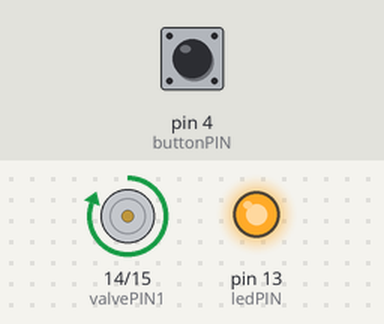
A sketch run on a simulated Arduino Uno, built with avr-gcc and run on an emulated ATmega328P. Parts: motor-driver pin pairs drawn as motors (green arrow = first pin HIGH = forward, orange = second pin HIGH = backward, longer = more drive, scaled by the enable pin), output pins drawn as LEDs (lit = HIGH). The test bench sets the inputs (shaded band); at power-on: pin 4 (buttonPIN) HIGH. The local clock reads 2024-03-15 10:24:30 at power-on unless the sketch sets it.

Above: at 6.2 s.
6.3 s: pin 4 (buttonPIN) pulled LOW for 1 s
At 7.8 s:
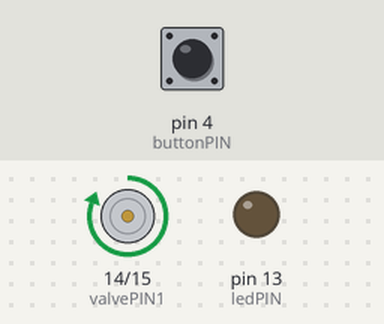
9.5 s: pin 4 (buttonPIN) pulled LOW for 3.2 s
At 14.4 s:
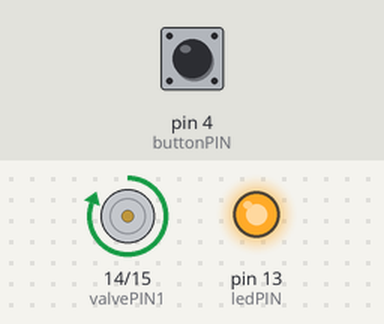
Timing chart, 0 to 15.9 s (numbered marks = the images above; inputs shaded):
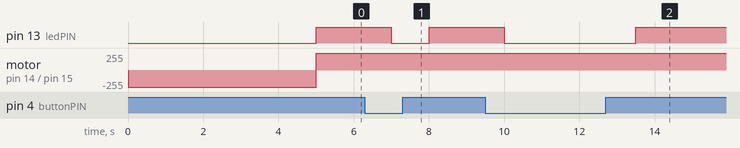

Measured:
- after the input at 6.3 s, pin 13 (ledPIN): HIGH → LOW after 0.70 s, → HIGH 1.0 s later
- after the input at 9.5 s, pin 13 (ledPIN): HIGH → LOW after 0.50 s, → HIGH 3.5 s later

The sketch:

main.ino
```cpp
#include <TimeLib.h>
#include <Wire.h>
#include <DS1307RTC.h>  // a basic DS1307 library that returns time as a time_t
#include <TimeAlarms.h>
#include <Bounce2.h> // prevent button debouncing problem

//#define DEBUG // uncomment for debugging

#ifdef DEBUG
  #define DEBUG_PRINT(x) Serial.print (x)
  #define DEBUG_PRINTLN(x) Serial.println (x)
#else
  #define DEBUG_PRINT(x)
  #define DEBUG_PRINTLN(x)
#endif

#define buttonPIN 4
#define ledPIN 13
#define enablePIN 10

// these are the pins from the h-bridge that we'll use to inverse the polarity
#define valvePIN1 14
#define valvePIN2 15

Bounce pushButton = Bounce();
bool isValveOpen = false;
bool isFirstRun = true;

void setup () {
  Serial.begin(9600);
  setSyncProvider(RTC.get);   // the function to get the time from the RTC
  if (timeStatus() != timeSet) {
     DEBUG_PRINTLN("Unable to sync with the RTC");
  } else {
     DEBUG_PRINTLN("RTC has set the system time");
  }

  pinMode(buttonPIN, INPUT_PULLUP);
  pinMode(ledPIN,OUTPUT);
  pinMode(enablePIN, OUTPUT);
  pinMode(valvePIN1, OUTPUT);
  pinMode(valvePIN2, OUTPUT);
  closeValve();

  // after setting up the button, setup the object
  pushButton.attach(buttonPIN);
  pushButton.interval(5);

  // we'll run the first cycle to setup the alarm
  schedule();
}

void loop () {
  if (Serial.available()) {
    time_t t = processSyncMessage();
    if (t != 0) {
      RTC.set(t);   // set the RTC and the system time to the received value
      setTime(t);
    }
  }

  pushButton.update();
  int value = pushButton.read();

  if (value == HIGH) {
    digitalWrite(ledPIN, HIGH);
    openValve(30);
  } else {
    digitalWrite(ledPIN, LOW);
  }

  Alarm.delay(500);
}

void schedule () {
  switch (month()) {
    // winter - water every week for 10 minutes
    case 12:
    case 1:
    case 2:
      openValve(10);
      Alarm.alarmOnce(dowSunday, 7, 30, 0, schedule);
      break;

    // spring - water everyday for 40 minutes
    case 3:
    case 4:
    case 5:
    case 9:
      openValve(40);
      Alarm.alarmOnce(7, 30, 0, schedule);
      break;

    // summer - water twice a day for 40 minutes
    case 6:
    case 7:
    case 8:
      openValve(40);
      if (hour() < 12) {
        Alarm.alarmOnce(21, 30, 0, schedule);
      } else {
        Alarm.alarmOnce(7, 30, 0, schedule);
      }
      break;

    // autumn - water every week for 40 minutes
    //case 9: // september is still hot and sunny in italy, moved to spring schedule
    case 10:
    case 11:
    default:
      openValve(40);
      Alarm.alarmOnce(dowSunday, 7, 30, 0, schedule);
      break;
  }
}

void openValve (int minutes) {
  if (isValveOpen) {
    return;
  } else if (isFirstRun) {
    isFirstRun = false;
    return;
  }

  digitalWrite(enablePIN, HIGH);
  digitalWrite(valvePIN1, HIGH);
  digitalWrite(valvePIN2, LOW);
  isValveOpen = true;
  DEBUG_PRINTLN("Valve opened");

  // make sure to close the valve after given minutes
  Alarm.timerOnce(minutes * 60, closeValve);
}

void closeValve () {
  if (digitalRead(enablePIN) == LOW) {
    digitalWrite(enablePIN, HIGH);
  }

  digitalWrite(valvePIN1, LOW);
  digitalWrite(valvePIN2, HIGH);
  isValveOpen = false;
  DEBUG_PRINTLN("Valve closed");

  // the valve needs at least 5 seconds to fully close/open
  Alarm.delay(5000);
  digitalWrite(enablePIN, LOW);
}

/*  code to process time sync messages from the serial port   */
#define TIME_HEADER  "T"   // Header tag for serial time sync message

unsigned long processSyncMessage () {
  unsigned long pctime = 0L;
  const unsigned long DEFAULT_TIME = 1357041600; // Jan 1 2013

  if (Serial.find(TIME_HEADER)) {
     pctime = Serial.parseInt();
     return pctime;
     if (pctime < DEFAULT_TIME) { // check the value is a valid time (greater than Jan 1 2013)
       pctime = 0L; // return 0 to indicate that the time is not valid
     }
  }
  return pctime;
}
```
